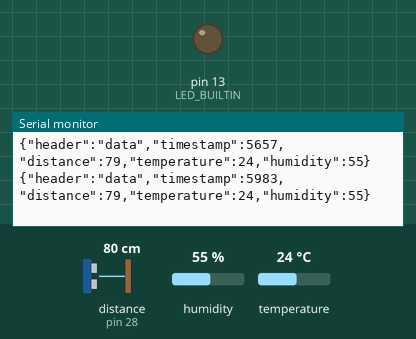
Bench run of a sketch on a simulated Arduino Mega 2560, built with avr-gcc and run on an emulated ATmega2560. Parts: output pins drawn as LEDs (lit = HIGH), the last lines printed to the serial monitor. Wiring (inferred from the names in the program): ultrasonic range finder: trigger pin 29; echo pin 28. The test bench sets the inputs (shaded band); at power-on: distance to the obstacle (sensor on pin 28) 80 cm, humidity 55 %, temperature 24 °C. The echo pulse lasts 58.3 µs per cm; pins used as bus, display or sensor lines are not drawn.

Above: at 6.2 s.
6.3 s: distance to the obstacle (sensor on pin 28) set to 203 cm
At 6.55 s:
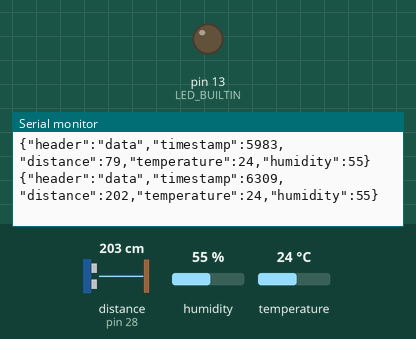
12.7 s: distance to the obstacle (sensor on pin 28) set to 197 cm
At 12.92 s:
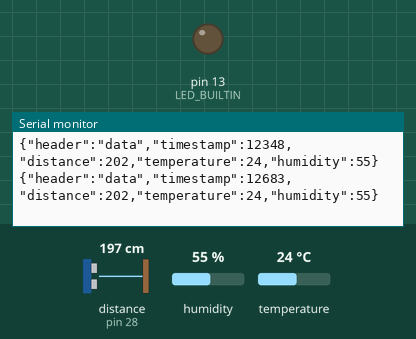
Timing chart, 0 to 15.7 s (numbered marks = the images above; inputs shaded):
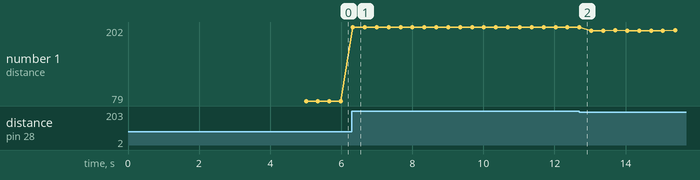

Measured:
- after the input at 6.3 s, the serial monitor: prints a new line at once (image 1)
- plotted number 1: 79 → 202 after the input at 6.3 s, 202 → 196 after the input at 12.7 s

The sketch:

sk_test_.ino
```cpp
#include <DHT.h>
#include <ArduinoJson.h>

float duration, distance;

const int trigPin = 29;
const int echoPin = 28;

const int DHTPin = 2;

DHT dht(DHTPin, DHT22);

StaticJsonDocument<200> doc;

int get_distance(){

  // 0.0343 is sound vel in cm/microsecond

  digitalWrite(trigPin, LOW);
	delayMicroseconds(2);
	digitalWrite(trigPin, HIGH);
	delayMicroseconds(10);
	digitalWrite(trigPin, LOW);
  return (pulseIn(echoPin, HIGH) * .0343) / 2;    // divided by 2 to take into account just going or coming back, not whole time.
}


void setup() {
  pinMode(trigPin, OUTPUT);
	pinMode(echoPin, INPUT);
  pinMode(LED_BUILTIN, OUTPUT);


  Serial.begin(9600);
  Serial.println(100);
  unsigned long startTime = millis();
  while (millis() - startTime < 5000) {  // 5 second timeout
    if (Serial.available() > 0) {
      int data = Serial.read();
      if (data == 100) {
        digitalWrite(LED_BUILTIN, HIGH);  // Visual confirmation
        delay(100);
        digitalWrite(LED_BUILTIN, LOW);
            break;
          }
        }
      }


  dht.begin();

}

void loop(){
    doc.clear();
    doc["header"] = "data";
    doc["timestamp"] = millis();
    doc["distance"] = get_distance();
    doc["temperature"] = dht.readTemperature();
    doc["humidity"] = dht.readHumidity();
    serializeJson(doc, Serial);
    Serial.println();
    if (Serial.available()){
      char data = Serial.read();
    }
    delay(300);
}
```
